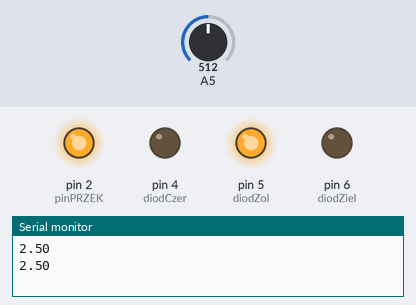
A program run on a simulated Arduino Uno, built with avr-gcc and run on an emulated ATmega328P. On the bench: output pins drawn as LEDs (lit = HIGH), the last lines printed to the serial monitor. Dashed ring = blinking. The test bench sets the inputs (shaded band); at power-on: A5 = 512.

Above: at 1.8 s.
1.9 s: A5 set to 601
At 3.4 s:
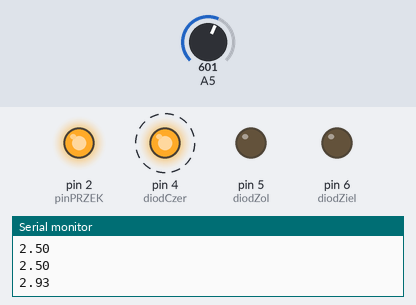
7.0 s: A5 set to 629
At 7.4 s:
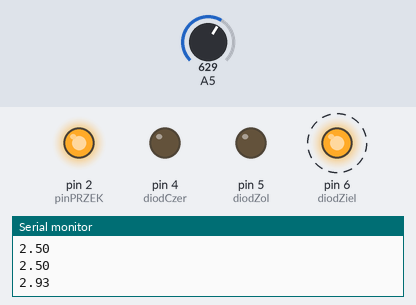
14.0 s: A5 set to 716
At 15.7 s:
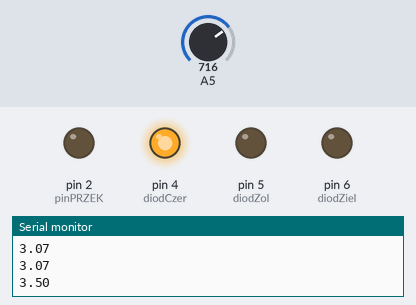
Timing chart, 0 to 17.2 s (numbered marks = the images above; inputs shaded):
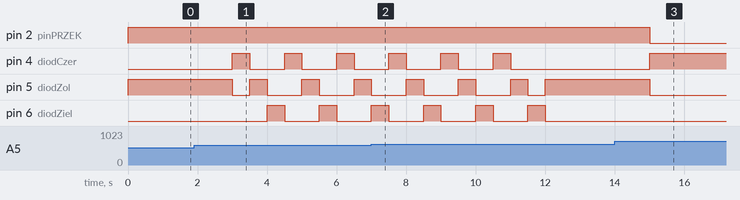

Measured:
- the behaviour switches between 614 and 615 on A5 (found by bisection; images 1 and 2)
- by itself, pin 4 (diodCzer): alternates HIGH for 0.50 s and LOW for 1.0 s, 6 changes in all, then stays LOW
- by itself, pin 6 (diodZiel): alternates HIGH for 0.50 s and LOW for 1.0 s, 8 changes in all, then stays LOW

The program:

main.cpp
```cpp
#include <Arduino.h>
#define pinPRZEK 2
#define diodCzer 4
#define diodZol 5
#define diodZiel 6

int readV = 0;
int time = 0;
float batvol = 0;
int mrug = 0;
bool isCharged = false;


void setup() {
  // put your setup code here, to run once:
  Serial.begin(9600);
  pinMode(pinPRZEK, OUTPUT);
  pinMode(A5, INPUT);
  pinMode(diodZiel, OUTPUT);
  pinMode(diodCzer, OUTPUT);
  pinMode(diodZol, OUTPUT);
  digitalWrite(pinPRZEK, HIGH);
}

void mierz(){
  digitalWrite(diodZiel, LOW);
  digitalWrite(diodZol, HIGH);

  while (time<3) {

      readV = analogRead(A5);
      batvol = readV * (5.0/1024.0);
      Serial.println(batvol);
      delay(1000);
      time++;
    }
  digitalWrite(diodZol, LOW);
  time = 0;
}

void loop() {
  // put your main code here, to run repeatedly:
  if(isCharged){
    return;
  }
  mierz();
  mrug = 0;
  if(batvol < 3.0){
  while(mrug < 6){
    digitalWrite(diodZiel, LOW);
    digitalWrite(diodCzer, HIGH);
    delay(500);
    digitalWrite(diodCzer, LOW);
    digitalWrite(diodZol, HIGH);
    delay(500);
    digitalWrite(diodZol,LOW);
    digitalWrite(diodZiel, HIGH);
    delay(500);
    mrug++;
  }
  }else if(batvol > 3.0 && batvol < 3.68){
    digitalWrite(diodCzer, HIGH);
    time = 0;
    digitalWrite(pinPRZEK, LOW);
    delay(90000);
    digitalWrite(pinPRZEK, HIGH);
  }else if(batvol >= 3.68 && batvol <3.7){
    digitalWrite(diodCzer, HIGH);
    time = 0;
    digitalWrite(pinPRZEK, LOW);
    delay(30000);
    digitalWrite(pinPRZEK, HIGH);
  }else if(batvol >= 3.7){
    Serial.println("Osiagnieto wymagane napiecie. Bateria naladowana.");
    digitalWrite(diodCzer, LOW);
    digitalWrite(diodZol,LOW);
    digitalWrite(diodZiel, HIGH);
    delay(3000);
    isCharged = true;
    return;
  }

}
```
